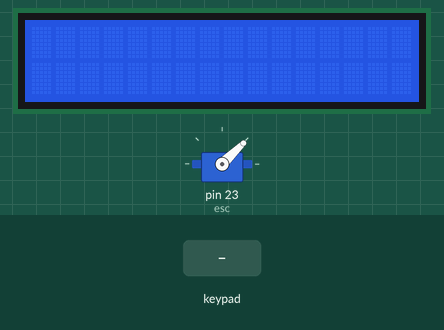
The sketch below on a simulated Arduino Mega 2560, built with avr-gcc and run on an emulated ATmega2560. Shown: servo, 16×2 character LCD. The test bench sets the inputs (shaded band). What the sketch prints to the serial monitor is not drawn.

Above: at 1.2 s.
1.3 s: keypad keys 9 8 7 6 # pressed 0.4 s apart
At 3.4 s:
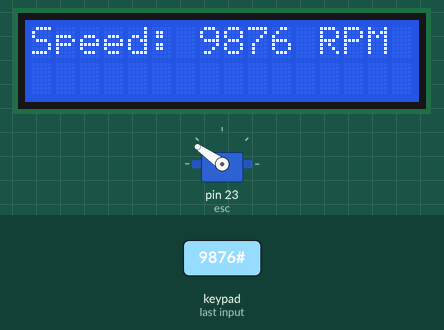
At 13.5 s:
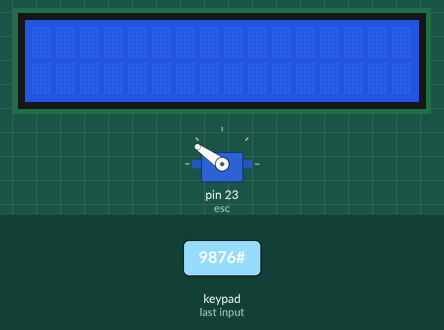
Timing chart, 0 to 14.4 s (numbered marks = the images above; inputs shaded):
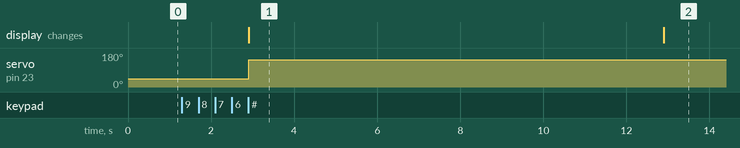

Measured:
- after the input at 1.3 s, servo on pin 23 (esc): 44° → 145° after 1.6 s; the display: changes after 1.6 s (image 1)
- what the display in image 1 shows lasts 10.0 s, from 2.9 s to 12.9 s

The sketch:

Centrifuge_code.ino
```cpp
#include <Keypad.h>
const int ROW_NUM = 4; //four rows
const int COLUMN_NUM = 4; //four columns

char keys[ROW_NUM][COLUMN_NUM] = {
  {'1','2','3', 'A'},
  {'4','5','6', 'B'},
  {'7','8','9', 'C'},
  {'*','0','#', 'D'}
};

byte pin_rows[ROW_NUM] = {9, 8, 7, 6}; //connect to the row pinouts of the keypad
byte pin_column[COLUMN_NUM] = {5, 4, 3, 2}; //connect to the column pinouts of the keypad

Keypad keypad = Keypad( makeKeymap(keys), pin_rows, pin_column, ROW_NUM, COLUMN_NUM );
#include<Servo.h>
Servo esc;
String inputString;
long inputInt;

#include <LiquidCrystal.h>
int rs=34;
int en=36;
int d4=38;
int d5=40;
int d6=42;
int d7=44;
LiquidCrystal lcd(rs,en,d4,d5,d6,d7);

void setup() {
  Serial.begin(9600);
  inputString.reserve(10); // maximum number of digit for a number is 10, change if needed
  esc.attach(23);
  esc.writeMicroseconds(1000);
  lcd.begin(16,2);
}

void loop() {

  char key = keypad.getKey();

  if (key) {
    Serial.println(key);

    if (key >= '0' && key <= '9') {     // only act on numeric keys
      inputString += key;               // append new character to input string
    } else if (key == '#') {
      if (inputString.length() > 0) {
        inputInt = inputString.toInt(); // YOU GOT AN INTEGER NUMBER
        inputString = "";               // clear input
        // DO YOUR WORK HERE
        Serial.println(inputInt);

        int val;

        val=map(inputInt, 0, 1023, 0, 7000);
        esc.writeMicroseconds(val);
        Serial.println(val);

        lcd.setCursor(0,0);
        lcd.print("Speed: ");
        lcd.setCursor(7,0);
        lcd.print(inputInt);
        lcd.print(" RPM");
        delay(10000);
        lcd.clear();


      }
    } else if (key == '*') {
      inputString = "";                 // clear input
    }
  }


}
```
